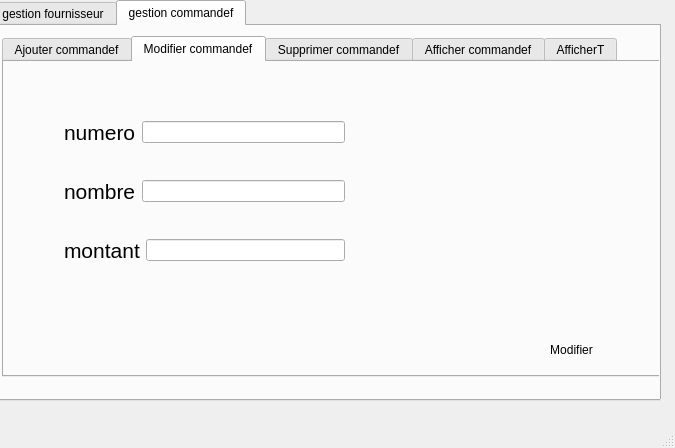
<?xml version="1.0" encoding="UTF-8"?>
<ui version="4.0">
 <class>gestion_fournisseur</class>
 <widget class="QMainWindow" name="gestion_fournisseur">
  <property name="geometry">
   <rect>
    <x>0</x>
    <y>0</y>
    <width>675</width>
    <height>448</height>
   </rect>
  </property>
  <property name="windowTitle">
   <string>MainWindow</string>
  </property>
  <property name="styleSheet">
   <string notr="true">QMainWindow#centralwidget
{background-image: url(:/new/prefix2/resouces/75369281_456114898366959_2872754137957662720_n.png);
}</string>
  </property>
  <widget class="QWidget" name="centralwidget">
   <property name="styleSheet">
    <string notr="true">QWidget#centralwidget
{background-image: url(:/new/prefix2/resouces/75369281_456114898366959_2872754137957662720_n.png);}</string>
   </property>
   <widget class="QTabWidget" name="tabWidget_2">
    <property name="geometry">
     <rect>
      <x>-10</x>
      <y>0</y>
      <width>671</width>
      <height>401</height>
     </rect>
    </property>
    <property name="currentIndex">
     <number>1</number>
    </property>
    <widget class="QWidget" name="tab_5">
     <attribute name="title">
      <string>gestion fournisseur</string>
     </attribute>
     <widget class="QTabWidget" name="tabWidget">
      <property name="geometry">
       <rect>
        <x>10</x>
        <y>0</y>
        <width>651</width>
        <height>371</height>
       </rect>
      </property>
      <property name="styleSheet">
       <string notr="true">QWidget#tabWidget
{background-image: url(:/new/prefix2/resouces/75369281_456114898366959_2872754137957662720_n.png);
}</string>
      </property>
      <property name="currentIndex">
       <number>1</number>
      </property>
      <widget class="QWidget" name="tab">
       <attribute name="title">
        <string>Ajouter fournisseur</string>
       </attribute>
       <widget class="QLabel" name="label">
        <property name="geometry">
         <rect>
          <x>40</x>
          <y>40</y>
          <width>47</width>
          <height>13</height>
         </rect>
        </property>
        <property name="text">
         <string>CIN</string>
        </property>
       </widget>
       <widget class="QLineEdit" name="lineEdit_cin">
        <property name="geometry">
         <rect>
          <x>160</x>
          <y>40</y>
          <width>113</width>
          <height>20</height>
         </rect>
        </property>
       </widget>
       <widget class="QLineEdit" name="lineEdit_nom">
        <property name="geometry">
         <rect>
          <x>160</x>
          <y>80</y>
          <width>113</width>
          <height>20</height>
         </rect>
        </property>
       </widget>
       <widget class="QLineEdit" name="lineEdit_prenom">
        <property name="geometry">
         <rect>
          <x>160</x>
          <y>120</y>
          <width>113</width>
          <height>20</height>
         </rect>
        </property>
       </widget>
       <widget class="QLineEdit" name="lineEdit_adresse">
        <property name="geometry">
         <rect>
          <x>160</x>
          <y>160</y>
          <width>113</width>
          <height>20</height>
         </rect>
        </property>
       </widget>
       <widget class="QLabel" name="label_2">
        <property name="geometry">
         <rect>
          <x>40</x>
          <y>80</y>
          <width>47</width>
          <height>13</height>
         </rect>
        </property>
        <property name="text">
         <string>nom</string>
        </property>
       </widget>
       <widget class="QLabel" name="label_3">
        <property name="geometry">
         <rect>
          <x>40</x>
          <y>120</y>
          <width>47</width>
          <height>13</height>
         </rect>
        </property>
        <property name="text">
         <string>prenom</string>
        </property>
       </widget>
       <widget class="QLabel" name="label_4">
        <property name="geometry">
         <rect>
          <x>40</x>
          <y>170</y>
          <width>47</width>
          <height>13</height>
         </rect>
        </property>
        <property name="text">
         <string>adresse</string>
        </property>
       </widget>
       <widget class="QPushButton" name="ajouter">
        <property name="geometry">
         <rect>
          <x>200</x>
          <y>210</y>
          <width>75</width>
          <height>31</height>
         </rect>
        </property>
        <property name="text">
         <string>ajouter</string>
        </property>
        <property name="icon">
         <iconset>
          <normaloff>resouces/ajouter.png</normaloff>resouces/ajouter.png</iconset>
        </property>
        <property name="iconSize">
         <size>
          <width>25</width>
          <height>25</height>
         </size>
        </property>
        <property name="flat">
         <bool>true</bool>
        </property>
       </widget>
       <widget class="QTableView" name="tableView_3">
        <property name="geometry">
         <rect>
          <x>280</x>
          <y>40</y>
          <width>341</width>
          <height>192</height>
         </rect>
        </property>
       </widget>
       <widget class="QPushButton" name="pushButton_5">
        <property name="geometry">
         <rect>
          <x>540</x>
          <y>250</y>
          <width>75</width>
          <height>23</height>
         </rect>
        </property>
        <property name="text">
         <string>Trier</string>
        </property>
        <property name="icon">
         <iconset>
          <normaloff>resouces/img_521151.png</normaloff>resouces/img_521151.png</iconset>
        </property>
        <property name="flat">
         <bool>true</bool>
        </property>
       </widget>
       <widget class="QPushButton" name="pushButton">
        <property name="geometry">
         <rect>
          <x>210</x>
          <y>250</y>
          <width>75</width>
          <height>23</height>
         </rect>
        </property>
        <property name="text">
         <string>Modifier</string>
        </property>
       </widget>
      </widget>
      <widget class="QWidget" name="tab_2">
       <attribute name="title">
        <string>Modifier fournisseur</string>
       </attribute>
       <widget class="QPushButton" name="pushButton_2">
        <property name="geometry">
         <rect>
          <x>530</x>
          <y>272</y>
          <width>75</width>
          <height>31</height>
         </rect>
        </property>
        <property name="text">
         <string>Modifier</string>
        </property>
        <property name="icon">
         <iconset>
          <normaloff>resouces/edit.png</normaloff>resouces/edit.png</iconset>
        </property>
        <property name="iconSize">
         <size>
          <width>25</width>
          <height>25</height>
         </size>
        </property>
        <property name="flat">
         <bool>true</bool>
        </property>
       </widget>
       <widget class="QWidget" name="layoutWidget">
        <property name="geometry">
         <rect>
          <x>60</x>
          <y>30</y>
          <width>281</width>
          <height>201</height>
         </rect>
        </property>
        <layout class="QVBoxLayout" name="verticalLayout">
         <item>
          <layout class="QHBoxLayout" name="horizontalLayout">
           <item>
            <widget class="QLabel" name="label_7">
             <property name="font">
              <font>
               <pointsize>16</pointsize>
              </font>
             </property>
             <property name="text">
              <string>CIN           </string>
             </property>
            </widget>
           </item>
           <item>
            <widget class="QLineEdit" name="lineEdit_7"/>
           </item>
          </layout>
         </item>
         <item>
          <layout class="QHBoxLayout" name="horizontalLayout_2">
           <item>
            <widget class="QLabel" name="label_8">
             <property name="font">
              <font>
               <pointsize>16</pointsize>
              </font>
             </property>
             <property name="text">
              <string>nom          </string>
             </property>
            </widget>
           </item>
           <item>
            <widget class="QLineEdit" name="lineEdit_nom_2"/>
           </item>
          </layout>
         </item>
         <item>
          <layout class="QHBoxLayout" name="horizontalLayout_3">
           <item>
            <widget class="QLabel" name="label_9">
             <property name="font">
              <font>
               <pointsize>16</pointsize>
              </font>
             </property>
             <property name="text">
              <string>prenom     </string>
             </property>
            </widget>
           </item>
           <item>
            <widget class="QLineEdit" name="lineEdit_prenom_2"/>
           </item>
          </layout>
         </item>
         <item>
          <layout class="QHBoxLayout" name="horizontalLayout_4">
           <item>
            <widget class="QLabel" name="label_5">
             <property name="font">
              <font>
               <pointsize>16</pointsize>
              </font>
             </property>
             <property name="text">
              <string>adresse    </string>
             </property>
            </widget>
           </item>
           <item>
            <widget class="QLineEdit" name="lineEdit_adresse_2"/>
           </item>
          </layout>
         </item>
        </layout>
       </widget>
      </widget>
      <widget class="QWidget" name="tab_3">
       <attribute name="title">
        <string>Supprimer fournisseur</string>
       </attribute>
       <widget class="QLabel" name="label_6">
        <property name="geometry">
         <rect>
          <x>50</x>
          <y>20</y>
          <width>51</width>
          <height>20</height>
         </rect>
        </property>
        <property name="text">
         <string>Nom</string>
        </property>
       </widget>
       <widget class="QPushButton" name="pushButton_4">
        <property name="geometry">
         <rect>
          <x>520</x>
          <y>280</y>
          <width>81</width>
          <height>23</height>
         </rect>
        </property>
        <property name="text">
         <string>Supprimer</string>
        </property>
       </widget>
       <widget class="QTableView" name="tableView_2">
        <property name="geometry">
         <rect>
          <x>10</x>
          <y>50</y>
          <width>621</width>
          <height>201</height>
         </rect>
        </property>
       </widget>
       <widget class="QComboBox" name="nomasup">
        <property name="geometry">
         <rect>
          <x>100</x>
          <y>20</y>
          <width>69</width>
          <height>22</height>
         </rect>
        </property>
       </widget>
       <widget class="QPushButton" name="affichsup">
        <property name="geometry">
         <rect>
          <x>410</x>
          <y>280</y>
          <width>75</width>
          <height>23</height>
         </rect>
        </property>
        <property name="text">
         <string>Afficher</string>
        </property>
       </widget>
      </widget>
      <widget class="QWidget" name="tab_4">
       <attribute name="title">
        <string>Afficher fournisseur</string>
       </attribute>
       <widget class="QPushButton" name="pushButton_3">
        <property name="geometry">
         <rect>
          <x>514</x>
          <y>282</y>
          <width>101</width>
          <height>31</height>
         </rect>
        </property>
        <property name="text">
         <string>Afficher</string>
        </property>
        <property name="icon">
         <iconset>
          <normaloff>resouces/findClicked.png</normaloff>resouces/findClicked.png</iconset>
        </property>
        <property name="iconSize">
         <size>
          <width>25</width>
          <height>25</height>
         </size>
        </property>
        <property name="flat">
         <bool>true</bool>
        </property>
       </widget>
       <widget class="QTableView" name="tableaff">
        <property name="geometry">
         <rect>
          <x>20</x>
          <y>110</y>
          <width>561</width>
          <height>161</height>
         </rect>
        </property>
       </widget>
       <widget class="QLabel" name="label_10">
        <property name="geometry">
         <rect>
          <x>20</x>
          <y>20</y>
          <width>47</width>
          <height>16</height>
         </rect>
        </property>
        <property name="font">
         <font>
          <pointsize>14</pointsize>
         </font>
        </property>
        <property name="text">
         <string>CIN :</string>
        </property>
       </widget>
       <widget class="QLineEdit" name="lineEdit_cin_rech">
        <property name="geometry">
         <rect>
          <x>90</x>
          <y>20</y>
          <width>113</width>
          <height>20</height>
         </rect>
        </property>
       </widget>
       <widget class="QWidget" name="layoutWidget">
        <property name="geometry">
         <rect>
          <x>10</x>
          <y>60</y>
          <width>367</width>
          <height>31</height>
         </rect>
        </property>
        <layout class="QHBoxLayout" name="horizontalLayout_6">
         <item>
          <widget class="QLabel" name="label_11">
           <property name="font">
            <font>
             <pointsize>14</pointsize>
            </font>
           </property>
           <property name="text">
            <string>Type de recherche</string>
           </property>
          </widget>
         </item>
         <item>
          <layout class="QHBoxLayout" name="horizontalLayout_5">
           <item>
            <widget class="QComboBox" name="comboBox">
             <item>
              <property name="text">
               <string>Select</string>
              </property>
             </item>
             <item>
              <property name="text">
               <string>Standard</string>
              </property>
             </item>
             <item>
              <property name="text">
               <string>Avancée</string>
              </property>
             </item>
            </widget>
           </item>
          </layout>
         </item>
        </layout>
       </widget>
       <widget class="QPushButton" name="afficher2">
        <property name="geometry">
         <rect>
          <x>430</x>
          <y>290</y>
          <width>75</width>
          <height>23</height>
         </rect>
        </property>
        <property name="text">
         <string>Afficher2</string>
        </property>
       </widget>
      </widget>
     </widget>
    </widget>
    <widget class="QWidget" name="tab_6">
     <attribute name="title">
      <string>gestion commandef</string>
     </attribute>
     <widget class="QTabWidget" name="tabWidget_3">
      <property name="geometry">
       <rect>
        <x>10</x>
        <y>10</y>
        <width>661</width>
        <height>341</height>
       </rect>
      </property>
      <property name="styleSheet">
       <string notr="true">QWidget#tabWidget
{background-image: url(:/new/prefix2/resouces/75369281_456114898366959_2872754137957662720_n.png);
}</string>
      </property>
      <property name="currentIndex">
       <number>1</number>
      </property>
      <widget class="QWidget" name="tab_7">
       <attribute name="title">
        <string>Ajouter commandef</string>
       </attribute>
       <widget class="QLabel" name="label_12">
        <property name="geometry">
         <rect>
          <x>40</x>
          <y>40</y>
          <width>47</width>
          <height>13</height>
         </rect>
        </property>
        <property name="text">
         <string>numero</string>
        </property>
       </widget>
       <widget class="QLineEdit" name="lineEdit_numero">
        <property name="geometry">
         <rect>
          <x>160</x>
          <y>40</y>
          <width>113</width>
          <height>20</height>
         </rect>
        </property>
       </widget>
       <widget class="QLineEdit" name="lineEdit_nombre_3">
        <property name="geometry">
         <rect>
          <x>160</x>
          <y>80</y>
          <width>113</width>
          <height>20</height>
         </rect>
        </property>
       </widget>
       <widget class="QLineEdit" name="lineEdit_montant_5">
        <property name="geometry">
         <rect>
          <x>160</x>
          <y>120</y>
          <width>113</width>
          <height>20</height>
         </rect>
        </property>
       </widget>
       <widget class="QLabel" name="label_13">
        <property name="geometry">
         <rect>
          <x>40</x>
          <y>80</y>
          <width>47</width>
          <height>13</height>
         </rect>
        </property>
        <property name="text">
         <string>nombre</string>
        </property>
       </widget>
       <widget class="QLabel" name="label_14">
        <property name="geometry">
         <rect>
          <x>40</x>
          <y>120</y>
          <width>47</width>
          <height>13</height>
         </rect>
        </property>
        <property name="text">
         <string>montant</string>
        </property>
       </widget>
       <widget class="QLabel" name="label_15">
        <property name="geometry">
         <rect>
          <x>40</x>
          <y>170</y>
          <width>47</width>
          <height>13</height>
         </rect>
        </property>
        <property name="text">
         <string/>
        </property>
       </widget>
       <widget class="QPushButton" name="ajouter_2">
        <property name="geometry">
         <rect>
          <x>200</x>
          <y>210</y>
          <width>75</width>
          <height>31</height>
         </rect>
        </property>
        <property name="text">
         <string>ajouter</string>
        </property>
        <property name="icon">
         <iconset>
          <normaloff>resouces/ajouter.png</normaloff>resouces/ajouter.png</iconset>
        </property>
        <property name="iconSize">
         <size>
          <width>25</width>
          <height>25</height>
         </size>
        </property>
        <property name="flat">
         <bool>true</bool>
        </property>
       </widget>
       <widget class="QTableView" name="tableView_4">
        <property name="geometry">
         <rect>
          <x>280</x>
          <y>40</y>
          <width>341</width>
          <height>192</height>
         </rect>
        </property>
       </widget>
       <widget class="QPushButton" name="pushButton_6">
        <property name="geometry">
         <rect>
          <x>540</x>
          <y>250</y>
          <width>75</width>
          <height>23</height>
         </rect>
        </property>
        <property name="text">
         <string>Trier</string>
        </property>
        <property name="icon">
         <iconset>
          <normaloff>resouces/img_521151.png</normaloff>resouces/img_521151.png</iconset>
        </property>
        <property name="flat">
         <bool>true</bool>
        </property>
       </widget>
       <widget class="QPushButton" name="modifierc">
        <property name="geometry">
         <rect>
          <x>200</x>
          <y>250</y>
          <width>75</width>
          <height>23</height>
         </rect>
        </property>
        <property name="text">
         <string>modifier</string>
        </property>
       </widget>
       <widget class="QLineEdit" name="lineEdit_prix">
        <property name="geometry">
         <rect>
          <x>160</x>
          <y>160</y>
          <width>113</width>
          <height>20</height>
         </rect>
        </property>
       </widget>
       <widget class="QLabel" name="prix">
        <property name="geometry">
         <rect>
          <x>46</x>
          <y>160</y>
          <width>41</width>
          <height>20</height>
         </rect>
        </property>
        <property name="text">
         <string>prix</string>
        </property>
       </widget>
      </widget>
      <widget class="QWidget" name="tab_8">
       <attribute name="title">
        <string>Modifier commandef</string>
       </attribute>
       <widget class="QPushButton" name="pushButton_7">
        <property name="geometry">
         <rect>
          <x>530</x>
          <y>272</y>
          <width>75</width>
          <height>31</height>
         </rect>
        </property>
        <property name="text">
         <string>Modifier</string>
        </property>
        <property name="icon">
         <iconset>
          <normaloff>resouces/edit.png</normaloff>resouces/edit.png</iconset>
        </property>
        <property name="iconSize">
         <size>
          <width>25</width>
          <height>25</height>
         </size>
        </property>
        <property name="flat">
         <bool>true</bool>
        </property>
       </widget>
       <widget class="QWidget" name="layoutWidget_2">
        <property name="geometry">
         <rect>
          <x>60</x>
          <y>30</y>
          <width>281</width>
          <height>201</height>
         </rect>
        </property>
        <layout class="QVBoxLayout" name="verticalLayout_2">
         <item>
          <layout class="QHBoxLayout" name="horizontalLayout_7">
           <item>
            <widget class="QLabel" name="label_16">
             <property name="font">
              <font>
               <pointsize>16</pointsize>
              </font>
             </property>
             <property name="text">
              <string>numero</string>
             </property>
            </widget>
           </item>
           <item>
            <widget class="QLineEdit" name="lineEdit_8"/>
           </item>
          </layout>
         </item>
         <item>
          <layout class="QHBoxLayout" name="horizontalLayout_8">
           <item>
            <widget class="QLabel" name="label_17">
             <property name="font">
              <font>
               <pointsize>16</pointsize>
              </font>
             </property>
             <property name="text">
              <string>nombre</string>
             </property>
            </widget>
           </item>
           <item>
            <widget class="QLineEdit" name="lineEdit_nombre_4"/>
           </item>
          </layout>
         </item>
         <item>
          <layout class="QHBoxLayout" name="horizontalLayout_9">
           <item>
            <widget class="QLabel" name="label_18">
             <property name="font">
              <font>
               <pointsize>16</pointsize>
              </font>
             </property>
             <property name="text">
              <string>montant</string>
             </property>
            </widget>
           </item>
           <item>
            <widget class="QLineEdit" name="lineEdit_montant_4"/>
           </item>
          </layout>
         </item>
        </layout>
       </widget>
      </widget>
      <widget class="QWidget" name="tab_9">
       <attribute name="title">
        <string>Supprimer commandef</string>
       </attribute>
       <widget class="QLabel" name="label_20">
        <property name="geometry">
         <rect>
          <x>70</x>
          <y>20</y>
          <width>47</width>
          <height>13</height>
         </rect>
        </property>
        <property name="text">
         <string>numero</string>
        </property>
       </widget>
       <widget class="QPushButton" name="pushButton_8">
        <property name="geometry">
         <rect>
          <x>520</x>
          <y>280</y>
          <width>81</width>
          <height>23</height>
         </rect>
        </property>
        <property name="text">
         <string>Supprimer</string>
        </property>
       </widget>
       <widget class="QTableView" name="tableView_5">
        <property name="geometry">
         <rect>
          <x>10</x>
          <y>50</y>
          <width>591</width>
          <height>192</height>
         </rect>
        </property>
       </widget>
       <widget class="QComboBox" name="num">
        <property name="geometry">
         <rect>
          <x>130</x>
          <y>20</y>
          <width>69</width>
          <height>22</height>
         </rect>
        </property>
       </widget>
       <widget class="QPushButton" name="refreshc">
        <property name="geometry">
         <rect>
          <x>220</x>
          <y>20</y>
          <width>75</width>
          <height>23</height>
         </rect>
        </property>
        <property name="text">
         <string>refresh</string>
        </property>
       </widget>
      </widget>
      <widget class="QWidget" name="tab_10">
       <attribute name="title">
        <string>Afficher commandef</string>
       </attribute>
       <widget class="QPushButton" name="pushButton_9">
        <property name="geometry">
         <rect>
          <x>514</x>
          <y>282</y>
          <width>101</width>
          <height>31</height>
         </rect>
        </property>
        <property name="text">
         <string>Afficher</string>
        </property>
        <property name="icon">
         <iconset>
          <normaloff>resouces/findClicked.png</normaloff>resouces/findClicked.png</iconset>
        </property>
        <property name="iconSize">
         <size>
          <width>25</width>
          <height>25</height>
         </size>
        </property>
        <property name="flat">
         <bool>true</bool>
        </property>
       </widget>
       <widget class="QTableView" name="tableView_6">
        <property name="geometry">
         <rect>
          <x>20</x>
          <y>110</y>
          <width>561</width>
          <height>161</height>
         </rect>
        </property>
       </widget>
       <widget class="QLabel" name="label_21">
        <property name="geometry">
         <rect>
          <x>20</x>
          <y>20</y>
          <width>71</width>
          <height>16</height>
         </rect>
        </property>
        <property name="font">
         <font>
          <pointsize>14</pointsize>
         </font>
        </property>
        <property name="text">
         <string>numero</string>
        </property>
       </widget>
       <widget class="QLineEdit" name="lineEdit_numero_rech_2">
        <property name="geometry">
         <rect>
          <x>90</x>
          <y>20</y>
          <width>113</width>
          <height>20</height>
         </rect>
        </property>
       </widget>
       <widget class="QWidget" name="layoutWidget_3">
        <property name="geometry">
         <rect>
          <x>10</x>
          <y>60</y>
          <width>367</width>
          <height>31</height>
         </rect>
        </property>
        <layout class="QHBoxLayout" name="horizontalLayout_11">
         <item>
          <widget class="QLabel" name="label_22">
           <property name="font">
            <font>
             <pointsize>14</pointsize>
            </font>
           </property>
           <property name="text">
            <string>Type de recherche</string>
           </property>
          </widget>
         </item>
         <item>
          <layout class="QHBoxLayout" name="horizontalLayout_12">
           <item>
            <widget class="QComboBox" name="comboBox_2">
             <item>
              <property name="text">
               <string>Select</string>
              </property>
             </item>
             <item>
              <property name="text">
               <string>Standard</string>
              </property>
             </item>
             <item>
              <property name="text">
               <string>Avancée</string>
              </property>
             </item>
            </widget>
           </item>
          </layout>
         </item>
        </layout>
       </widget>
       <widget class="QPushButton" name="affcmd">
        <property name="geometry">
         <rect>
          <x>220</x>
          <y>20</y>
          <width>75</width>
          <height>23</height>
         </rect>
        </property>
        <property name="text">
         <string>afficher</string>
        </property>
       </widget>
      </widget>
      <widget class="QWidget" name="tab_11">
       <attribute name="title">
        <string>AfficherT</string>
       </attribute>
       <widget class="QTableView" name="tableView_7">
        <property name="geometry">
         <rect>
          <x>10</x>
          <y>20</y>
          <width>631</width>
          <height>291</height>
         </rect>
        </property>
       </widget>
      </widget>
     </widget>
    </widget>
   </widget>
  </widget>
  <widget class="QMenuBar" name="menubar">
   <property name="geometry">
    <rect>
     <x>0</x>
     <y>0</y>
     <width>675</width>
     <height>21</height>
    </rect>
   </property>
  </widget>
  <widget class="QStatusBar" name="statusbar"/>
 </widget>
 <resources/>
 <connections/>
</ui>
